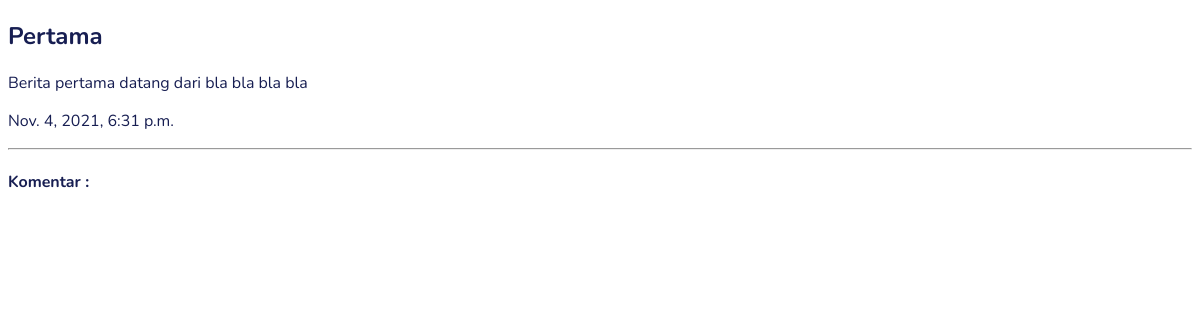
Before: /blogs/1 with the older database file.
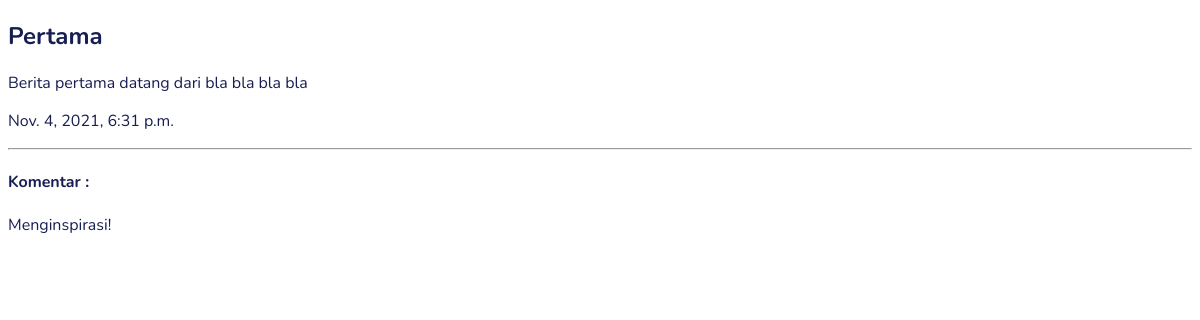
After: the same page with the newer database file.
### blogs/models.py (models this page shows)
class Comment(models.Model):
    blog = models.ForeignKey(Blog, on_delete=models.CASCADE)
    desc = models.TextField()
    created_at = models.DateTimeField(auto_now_add=True)

### blogs/views.py (the view)
# urls.py: path('<int:id>', views.single),
def single(request, id):
    blog = get_object_or_404(Blog, pk=id)
    return render(request, 'blogs/single.html', {'blog': blog})

### blogs/templates/blogs/single.html (shortened to what this page needs)
{% extends 'base.html' %}
{% block content %}
  <p>{{blog.desc}}</p>
  <p>{{blog.created_at}}</p>
  <hr>
  <h4>Komentar :</h4>
  {% for comment in blog.comment_set.all %}
    <p>{{comment.desc}}</p>
  {% endfor %}
{% endblock %}

Changed rows visible on the page:
added Comment: desc "Menginspirasi!"
